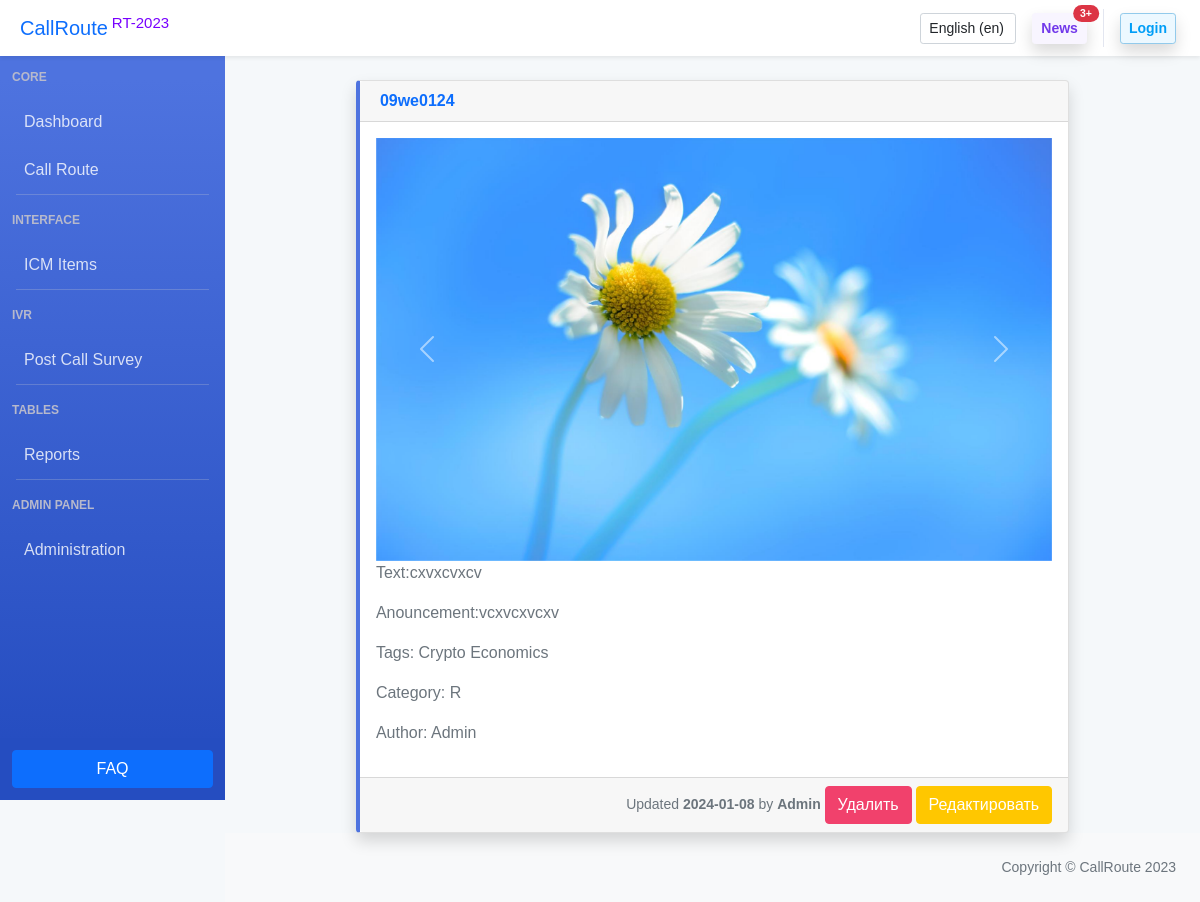
The app's page /en/news/show/35 with its own data.
### news/models.py (models this page shows, shortened)
class Article(models.Model):
    categories = (('R', 'Report'),
                  ('DIVR', 'Dashboard/IVR'),
                  ('G', 'Global'),
                  ('C', 'CallRoute'),
                  )
    author = models.ForeignKey(User, on_delete=models.SET_NULL, null=True)
    title = models.CharField('Название', max_length=50, default='')
    anouncement = models.TextField('Аннотация', max_length=250)
    text = models.TextField('Текст новости')
    date = models.DateTimeField('Дата публикации', auto_now=True) #auto_created=True
    category = models.CharField(choices=categories, max_length=20, verbose_name='Категории')
    tags = models.ManyToManyField(to=Tag, blank=True)
    slug = models.SlugField()
    objects = models.Manager()
    published = PublishedToday()
    def shortdatestr(self):
        return f'{str(self.date)[:10]}'
    class Meta:
        ordering = ['title', 'date']  #сортировка
        verbose_name = 'Новость'
        verbose_name_plural = 'Новости'

class Image(models.Model):
    article = models.ForeignKey(Article, on_delete=models.CASCADE)
    title = models.CharField(max_length=50, blank=True)
    image = models.ImageField(upload_to='article_images/') #лучше добавить поле default

class Tag(models.Model):
    title = models.CharField(max_length=80)
    status = models.BooleanField(default=True)
    class Meta:
        ordering = ['title', 'status']  #сортировка
        verbose_name = 'Тэг'
        verbose_name_plural = 'Тэги'

### news/views.py (the view)
# urls.py: path('show/<int:pk>', views.ArticleDetailView.as_view(), name='news_detail_generic'),  #обязательно использоваь метод as_view()
class ArticleDetailView(DetailView): #ViewCountMixin - миксин счетчика просмотра новостей
    model = Article
    template_name = 'news/generic_detail.html'
    context_object_name = 'article'
    def get_context_data(self, **kwargs):
        context = super().get_context_data(**kwargs)
        current_object = self.object
        images = Image.objects.filter(article=current_object)
        context['images'] = images
        return context

### news/templates/news/generic_detail.html (shortened to what this page needs)
{% load static %}
{% include 'main/header.html' %}
<body class="sb-nav-fixed">
    {% include 'main/navbar-top.html' %}
        <div id="layoutSidenav">
            {% include 'main/sidebar.html' %}
            <div id="layoutSidenav_content">
                <main>
                    <div class="container">
                        <div class="d-flex flex-column align-items-center pt-4">
                            <div class="card shadow index-card-custom rounded border-1 border-left-primary w-75">
                                <div class="card-header">
                                    <span class="text-primary fw-bold">{{ article.title }}</span>
                                </div>
                                <div class="card-body text-muted">
                                    <div id="carouselExampleControls" class="carousel slide" data-bs-ride="carousel">
                                        <div class="carousel-inner">
                                            {% for image in images %}
                                            <div class="carousel-item {% if forloop.counter == 1 %} active {% endif %}">
                                                <img src="{{ image.image.url }}" class="d-block w-100">
                                            </div>
                                            {% endfor %}
                                        </div>
                                        <button class="carousel-control-prev" type="button" data-bs-target="#carouselExampleControls" data-bs-slide="prev">
                                            <span class="carousel-control-prev-icon" aria-hidden="true"></span>
                                        </button>
                                        <button class="carousel-control-next" type="button" data-bs-target="#carouselExampleControls" data-bs-slide="next">
                                            <span class="carousel-control-next-icon" aria-hidden="true"></span>
                                        </button>
                                    </div>
                                    <div class="d-flex flex-column">
                                        <p>Text:{{ article.text }}</p>
                                        <p>Anouncement:{{ article.anouncement }}</p>
                                        <p>Tags: {% for t in article.tags.all %} {{ t.title }} {% endfor %}</p>
                                        <p>Category: {{ article.category }}</p>
                                        <p>Author: {{ article.author }}</p>
                                    </div>
                                </div>
                                <div class="card-footer small text-muted text-end">
                                    <span>Updated <strong>{{ article.shortdatestr}}</strong> by <strong> {{ article.author }} </strong></span>
                                    <a class="btn btn-danger" href="{% url 'news_delete' article.id %}">Удалить</a>
                                    <a class="btn btn-warning" href="{% url 'news_update' article.pk %}">Редактировать</a>
                                </div>
                            </div>
                        </div>
                    </div>
                </main>
{% include 'main/footer.html' %}
{% include 'main/scripts.html' %}
</body>
</html>

### main/static/main/css/buttons.css (style rules this page uses)
.btn.btn-warning { color:#fff; border-color:#ffc700; background-color:#ffc700 }
.btn.btn-danger { color:#fff; border-color:#f1416c; background-color:#f1416c }

### records on screen
Article: title "09we0124", text "cxvxcvxcv", anouncement "vcxvcxvcxv", category "R", author "Admin", shortdatestr "2024-01-08"
Image: image (picture)
Tag: title "Crypto"
Tag: title "Economics"
